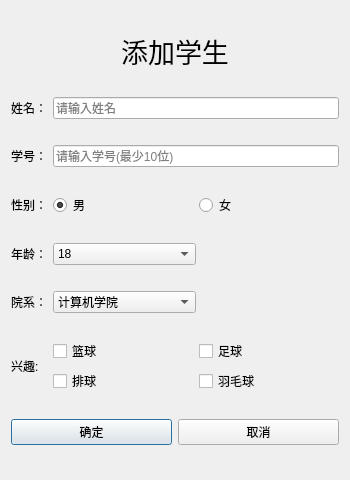
<?xml version="1.0" encoding="UTF-8"?>
<ui version="4.0">
 <class>addStu</class>
 <widget class="QDialog" name="addStu">
  <property name="geometry">
   <rect>
    <x>0</x>
    <y>0</y>
    <width>350</width>
    <height>480</height>
   </rect>
  </property>
  <property name="windowTitle">
   <string>添加学生</string>
  </property>
  <layout class="QVBoxLayout" name="verticalLayout">
   <item>
    <widget class="QLabel" name="label">
     <property name="sizePolicy">
      <sizepolicy hsizetype="Preferred" vsizetype="Fixed">
       <horstretch>0</horstretch>
       <verstretch>0</verstretch>
      </sizepolicy>
     </property>
     <property name="font">
      <font>
       <pointsize>20</pointsize>
      </font>
     </property>
     <property name="text">
      <string>添加学生</string>
     </property>
     <property name="alignment">
      <set>Qt::AlignCenter</set>
     </property>
    </widget>
   </item>
   <item>
    <layout class="QHBoxLayout" name="horizontalLayout" stretch="1,8">
     <item>
      <widget class="QLabel" name="label_2">
       <property name="text">
        <string>姓名：</string>
       </property>
      </widget>
     </item>
     <item>
      <widget class="QLineEdit" name="le_name">
       <property name="inputMask">
        <string/>
       </property>
       <property name="placeholderText">
        <string>请输入姓名</string>
       </property>
       <property name="clearButtonEnabled">
        <bool>true</bool>
       </property>
      </widget>
     </item>
    </layout>
   </item>
   <item>
    <layout class="QHBoxLayout" name="horizontalLayout_2" stretch="1,8">
     <item>
      <widget class="QLabel" name="label_3">
       <property name="text">
        <string>学号：</string>
       </property>
      </widget>
     </item>
     <item>
      <widget class="QLineEdit" name="le_id">
       <property name="placeholderText">
        <string>请输入学号(最少10位)</string>
       </property>
       <property name="clearButtonEnabled">
        <bool>true</bool>
       </property>
      </widget>
     </item>
    </layout>
   </item>
   <item>
    <layout class="QHBoxLayout" name="horizontalLayout_3" stretch="1,4,4">
     <item>
      <widget class="QLabel" name="label_4">
       <property name="text">
        <string>性别：</string>
       </property>
      </widget>
     </item>
     <item>
      <widget class="QRadioButton" name="rdtn_male">
       <property name="text">
        <string>男</string>
       </property>
       <property name="checked">
        <bool>true</bool>
       </property>
       <attribute name="buttonGroup">
        <string notr="true">genderGroup</string>
       </attribute>
      </widget>
     </item>
     <item>
      <widget class="QRadioButton" name="rdtn_femal">
       <property name="text">
        <string>女</string>
       </property>
       <attribute name="buttonGroup">
        <string notr="true">genderGroup</string>
       </attribute>
      </widget>
     </item>
    </layout>
   </item>
   <item>
    <layout class="QHBoxLayout" name="horizontalLayout_4" stretch="1,4,4">
     <item>
      <widget class="QLabel" name="label_5">
       <property name="text">
        <string>年龄：</string>
       </property>
      </widget>
     </item>
     <item>
      <widget class="QComboBox" name="cbb_age">
       <item>
        <property name="text">
         <string>18</string>
        </property>
       </item>
       <item>
        <property name="text">
         <string>19</string>
        </property>
       </item>
       <item>
        <property name="text">
         <string>20</string>
        </property>
       </item>
       <item>
        <property name="text">
         <string>21</string>
        </property>
       </item>
       <item>
        <property name="text">
         <string>22</string>
        </property>
       </item>
       <item>
        <property name="text">
         <string>23</string>
        </property>
       </item>
       <item>
        <property name="text">
         <string>24</string>
        </property>
       </item>
       <item>
        <property name="text">
         <string>25</string>
        </property>
       </item>
      </widget>
     </item>
     <item>
      <spacer name="horizontalSpacer">
       <property name="orientation">
        <enum>Qt::Horizontal</enum>
       </property>
       <property name="sizeHint" stdset="0">
        <size>
         <width>40</width>
         <height>20</height>
        </size>
       </property>
      </spacer>
     </item>
    </layout>
   </item>
   <item>
    <layout class="QHBoxLayout" name="horizontalLayout_5" stretch="1,4,4">
     <item>
      <widget class="QLabel" name="label_6">
       <property name="text">
        <string>院系：</string>
       </property>
      </widget>
     </item>
     <item>
      <widget class="QComboBox" name="cbb_yx">
       <item>
        <property name="text">
         <string>计算机学院</string>
        </property>
       </item>
       <item>
        <property name="text">
         <string>文学院</string>
        </property>
       </item>
       <item>
        <property name="text">
         <string>土建学院</string>
        </property>
       </item>
      </widget>
     </item>
     <item>
      <spacer name="horizontalSpacer_2">
       <property name="orientation">
        <enum>Qt::Horizontal</enum>
       </property>
       <property name="sizeHint" stdset="0">
        <size>
         <width>40</width>
         <height>20</height>
        </size>
       </property>
      </spacer>
     </item>
    </layout>
   </item>
   <item>
    <layout class="QHBoxLayout" name="horizontalLayout_6" stretch="1,8">
     <item>
      <widget class="QLabel" name="label_7">
       <property name="text">
        <string>兴趣:</string>
       </property>
      </widget>
     </item>
     <item>
      <layout class="QGridLayout" name="gridLayout">
       <item row="0" column="0">
        <widget class="QCheckBox" name="checkBox">
         <property name="text">
          <string>篮球</string>
         </property>
         <attribute name="buttonGroup">
          <string notr="true">insGroup</string>
         </attribute>
        </widget>
       </item>
       <item row="0" column="1">
        <widget class="QCheckBox" name="checkBox_2">
         <property name="text">
          <string>足球</string>
         </property>
         <attribute name="buttonGroup">
          <string notr="true">insGroup</string>
         </attribute>
        </widget>
       </item>
       <item row="1" column="0">
        <widget class="QCheckBox" name="checkBox_3">
         <property name="text">
          <string>排球</string>
         </property>
         <attribute name="buttonGroup">
          <string notr="true">insGroup</string>
         </attribute>
        </widget>
       </item>
       <item row="1" column="1">
        <widget class="QCheckBox" name="checkBox_4">
         <property name="text">
          <string>羽毛球</string>
         </property>
         <attribute name="buttonGroup">
          <string notr="true">insGroup</string>
         </attribute>
        </widget>
       </item>
      </layout>
     </item>
    </layout>
   </item>
   <item>
    <layout class="QHBoxLayout" name="horizontalLayout_7">
     <item>
      <widget class="QPushButton" name="pb_confirm">
       <property name="text">
        <string>确定</string>
       </property>
      </widget>
     </item>
     <item>
      <widget class="QPushButton" name="pb_cancel">
       <property name="text">
        <string>取消</string>
       </property>
      </widget>
     </item>
    </layout>
   </item>
  </layout>
 </widget>
 <resources/>
 <connections/>
 <buttongroups>
  <buttongroup name="genderGroup"/>
  <buttongroup name="insGroup">
   <property name="exclusive">
    <bool>false</bool>
   </property>
  </buttongroup>
 </buttongroups>
</ui>
